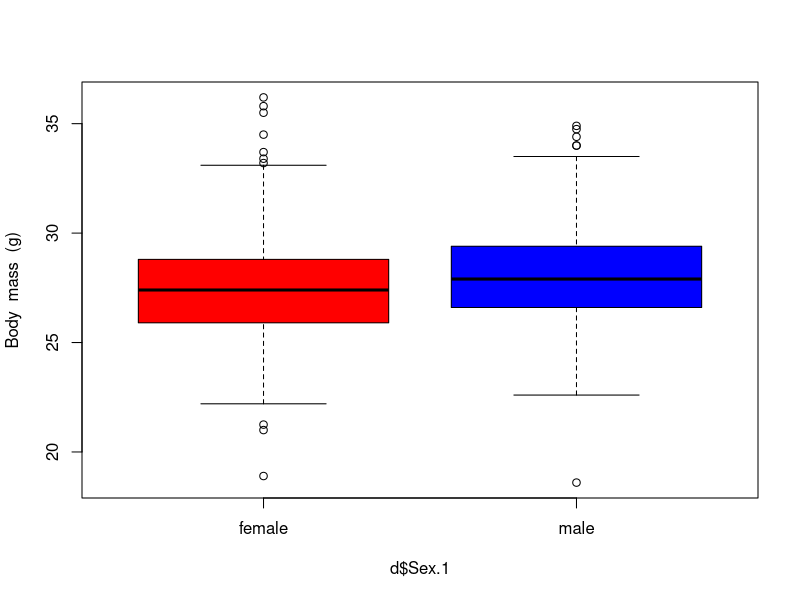
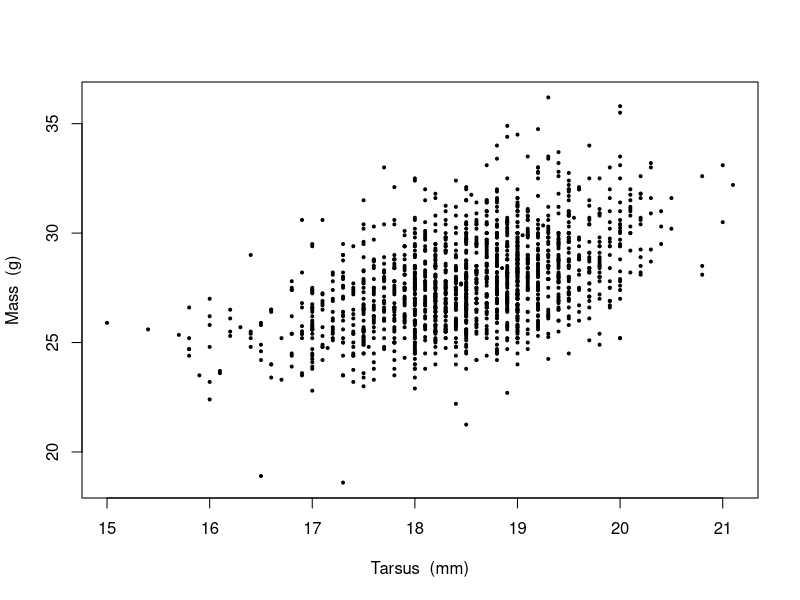
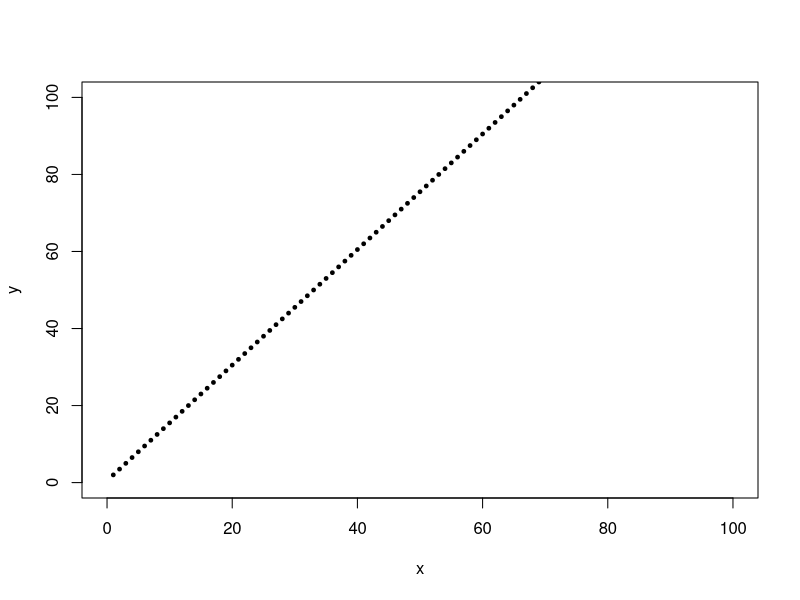
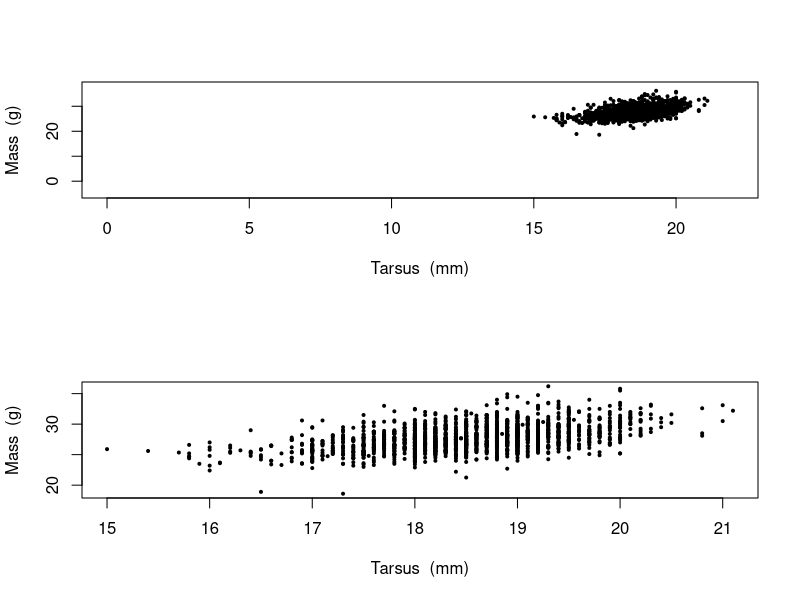
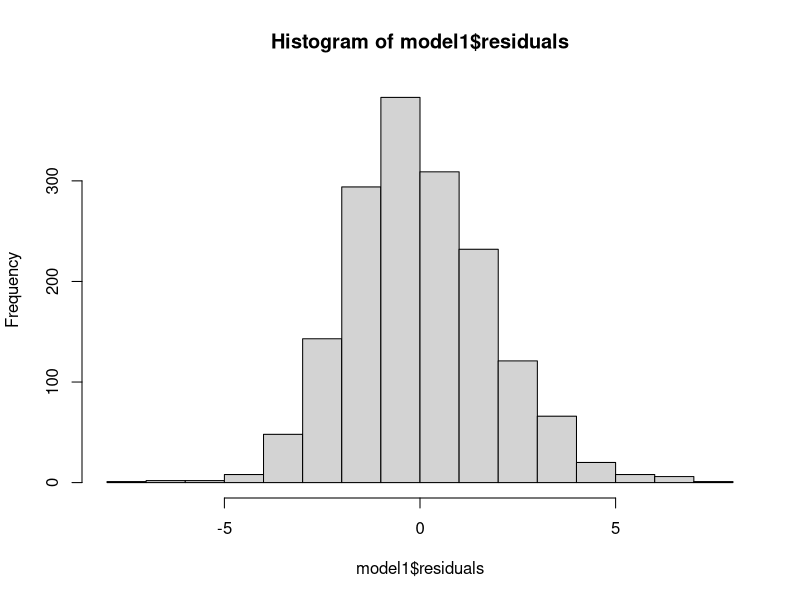
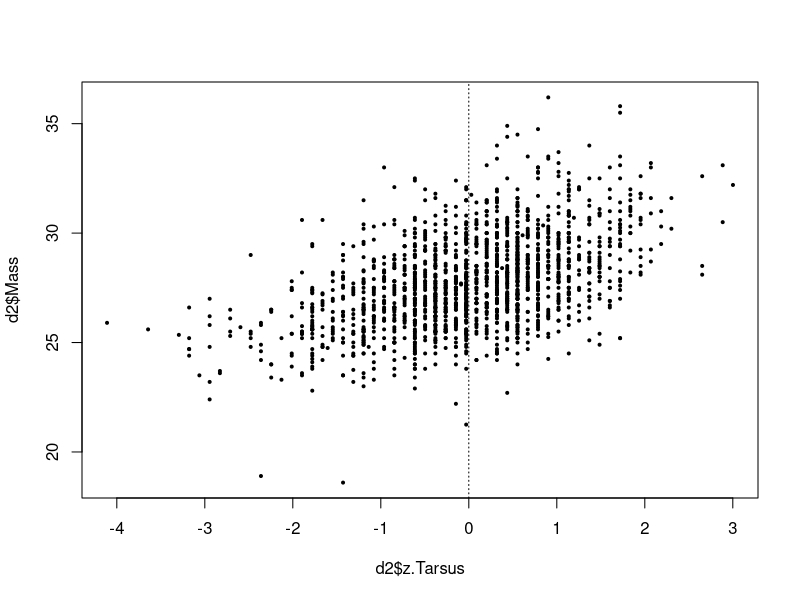

Here is the R script that generated these plots, in order: (Note: this script raises an error after producing the figures.)
#Day 3 + 4 sws

rm(list=ls())
d <- read.table("../Data/SparrowSize.txt",  header=TRUE) 	


boxplot(d$Mass~d$Sex.1,  col  =  c("red",  "blue"),  ylab="Body  mass  (g)") 	

t.test1  <-  t.test(d$Mass~d$Sex.1) 	

t.test1 	


d1<- as.data.frame(head(d,  50)) 	

length(d1$Mass) 	

t.test2  <-  t.test(d1$Mass~d1$Sex) 	

t.test2 	


#sws - 10


plot(d$Mass~d$Tarsus,  ylab="Mass  (g)",  xlab="Tarsus  (mm)",  pch=19,  cex=0.4) 	#plotting a linear model!

x<-c(1:100) 	#Making a linear model plot

b<- 0.5 	

m<-1.5 	

y<-m*x+b 	

plot(x,y,  xlim=c(0,100),  ylim=c(0,100),  pch=19,  cex=0.5) 	

graphics.off()
par(mfrow = c(2,1))
plot(d$Mass~d$Tarsus,  ylab="Mass  (g)",  xlab="Tarsus  (mm)",  pch=19,  cex=0.4,  
     ylim=c(-5,38),  xlim=c(0,22)) 	#Trying to see a potential intercept to calculate y = b + mx
plot(d$Mass~d$Tarsus,  ylab="Mass  (g)",  xlab="Tarsus  (mm)",  pch=19,  cex=0.4) 	


d1<- subset(d,  d$Mass!="NA") 	#Stripping data of NAs
d2<- subset(d1,  d1$Tarsus!="NA") 	

length(d2$Tarsus) 	

model1<- lm(Mass~Tarsus,  data=d2) 	

summary(model1) 	

graphics.off()
hist(model1$residuals)
head(model1$residuals)

model2<-lm(y~x) 	# R-squared of 1, as it's a made up data set 

summary(model2) 	

d2$z.Tarsus<- scale(d2$Tarsus) 	

model3<- lm(Mass~z.Tarsus,  data=d2) 	

summary(model3) 	

plot(d2$Mass~d2$z.Tarsus,  pch=19,  cex=0.4) 	

abline(v  =  0,  lty  =  "dotted") 	#plotting mass in relation to z.Tarsus

head(d2)

str(d)

d$Sex<-as.numeric(d$Sex) 	


par(mfrow  =c(2,  1)) 	
#Testing slope of lm 
plot(d$Wing  ~  d$Sex.1,  ylab="Wing(mm)") 	
plot(d$Wing  ~  d$Sex,  xlab="Sex",  xlim=c(-0.1,1.1),  ylab="") 	
abline(lm(d$Wing  ~  d$Sex),  lwd  =  2) 	
text(0.15,  76,  "intercept") 	
text(0.9,  77.5,  "slope",  col  =  "red") 	

#t-test for Wing~sex on linear models

d4 <- subset(d, d$Wing!="NA")
m4<- lm(Wing~Sex, data = d4)
t4 <- t.test(d4$Wing~d4$Sex, var.equal = TRUE)
?t.test
summary(m4)
t4


par(mfrow=c(2,2))
plot(model3) # Mass against tarsus


par(mfrow=c(2,2))
plot(m4)
